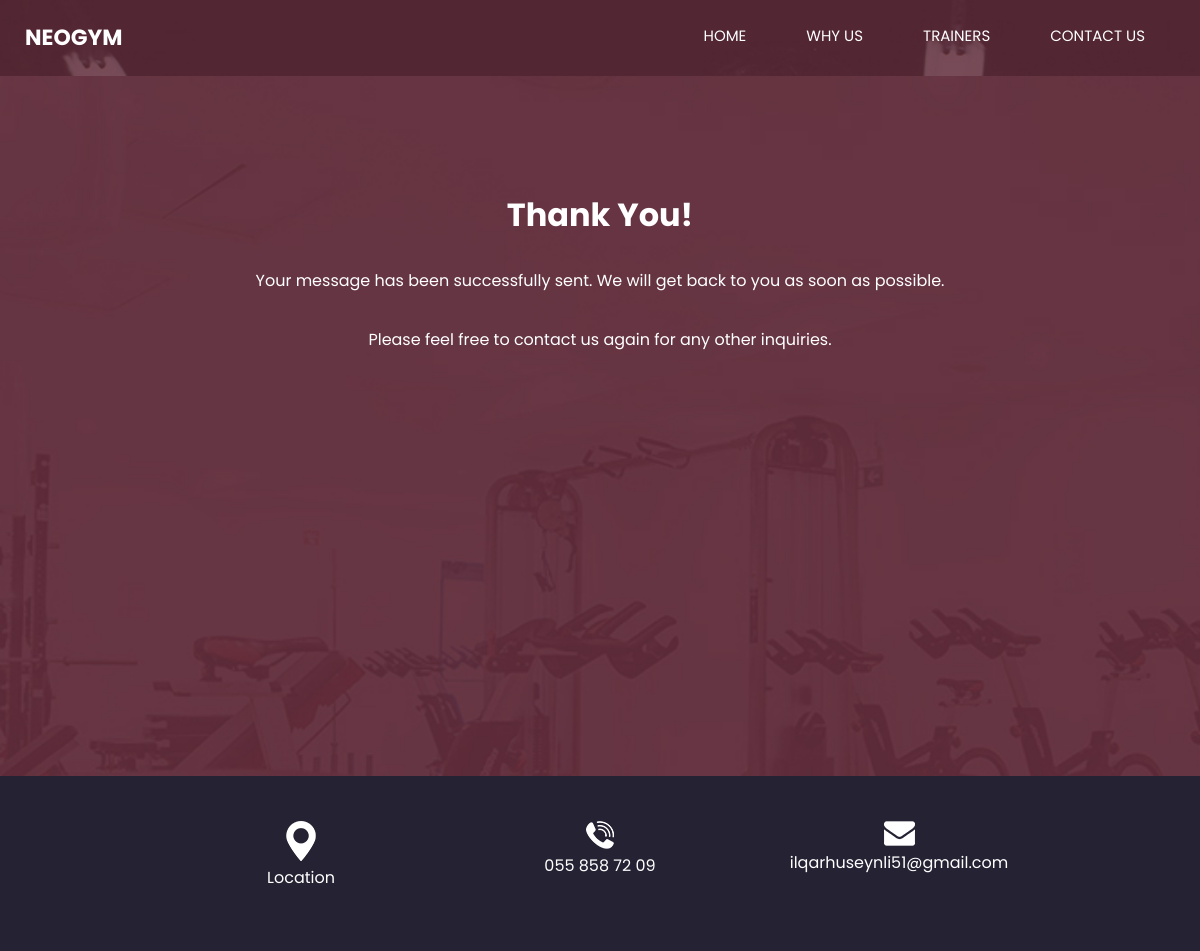
/success/, run on the app's committed database.
### myapp/models.py (models this page shows)
class Info_Section(models.Model):
    item_name = models.CharField(max_length=50)
    item_url = models.URLField(blank=True, null=True)
    copy_info = models.CharField(max_length=50, blank=True, null=True)
    item_icon = models.ImageField(upload_to='images/',blank=True)
    created_at = models.DateTimeField(auto_now=True, null=True)
    updated_at = models.DateTimeField(auto_now=True, null=True)

### myapp/views.py (the view)
# urls.py: path('success/', views.success_view, name='success'),
def success_view(request):
    info_section = Info_Section.objects.all()
    return render(request, 'success.html', {
        'info_section': info_section
    })

### templates/success.html (shortened to what this page needs)
{% extends "base.html" %}
{% load static %}
{% block content %}
  <section class="heathy_section layout_padding">
    <div class="container">
      <div class="row">
        <div class="col-md-12 mx-auto">
          <div class="detail-box">
            <h2>
              Thank You!
            </h2>
            <p>
              Your message has been successfully sent. We will get back to you as soon as possible.
            </p>
              <p> Please feel free to contact us again for any other inquiries. </p>
            </div>
          </div>
        </div>
      </div>
    <div><br><br><br><br><br><br><br><br><br><br><br><br>
    </div>
  </section>
{% endblock %}

### templates/base.html (shortened to what this page needs)
{% load static %}
<!DOCTYPE html>
<html>
<head>
  <link rel="stylesheet" type="text/css" href="https://cdnjs.cloudflare.com/ajax/libs/OwlCarousel2/2.3.4/assets/owl.carousel.min.css" />
  <link rel="stylesheet" type="text/css" href="{% static 'css/bootstrap.css' %}" />
  <link rel="stylesheet" type="text/css" href="{% static 'css/style.css' %}" />
  <link rel="stylesheet" type="text/css" href="{% static 'css/responsive.css' %}" />
</head>
<body class="{% if request.path != '/' %}sub_page{% endif %}">
  <div class="hero_area">
    <header class="header_section">
      <div class="container-fluid">
        <nav class="navbar navbar-expand-lg custom_nav-container ">
          <a class="navbar-brand" href="{% url 'index' %}">
            <span>
              Neogym
            </span>
          </a>
          <div class="collapse navbar-collapse" id="navbarSupportedContent">
            <div class="d-flex ml-auto flex-column flex-lg-row align-items-center">
              <ul class="navbar-nav  ">
                <li class="nav-item {% if request.path == '/' %} active {% endif %}">
                  <a class="nav-link" href="{% url 'index' %}">Home <span class="sr-only">(current)</span></a>
                </li>
                <li class="nav-item {% if request.path == '/why_us/' %} active {% endif %}">
                  <a class="nav-link" href="{% url 'why_us' %}"> Why us </a>
                </li>
                <li class="nav-item {% if request.path == '/trainer/' %} active {% endif %}">
                  <a class="nav-link" href="{% url 'trainer' %}"> trainers</a>
                </li>
                <li class="nav-item {% if request.path == '/contact/' %} active {% endif %}">
                  <a class="nav-link" href="{% url 'contact' %}"> Contact Us</a>
                </li>
              </ul>
            </div>
          </div>
        </nav>
      </div>
    </header>
  </div>
{% block content %}{% endblock %}
<section class="info_section layout_padding2">
    <div class="container">
        <div class="info_items">
            {% for info in info_section %}
                {% if not info.item_url or info.item_url == "None" %}
                    <a href="#" onclick="copyToClipboard('{{ info.copy_info }}'); return false;">
                {% else %}
                    <a href="{{ info.item_url }}" target="_blank">
                {% endif %}
                        <div class="item">
                            <div class="">
                                <img src="{{ info.item_icon.url }}" alt="">
                            </div>
                            <div class="detail-box">
                                <p>{{ info.item_name }}</p>
                            </div>
                        </div>
                    </a>
            {% endfor %}
        </div>
    </div>
</section>
</body>
</html>

### static/css/style.css (style rules this page uses)
body { font-family: 'Poppins', sans-serif; color: #000000; background-color: #ffffff; }
.layout_padding { padding-top: 120px; padding-bottom: 120px; }
.layout_padding2 { padding-top: 45px; padding-bottom: 45px; }
.hero_area { height: 100vh; display: -webkit-box; display: -ms-flexbox; display: flex; -webkit-box-orient: vertical; -webkit-box-direction: normal; -ms-flex-direction: column; flex-direction: column; background-image: url(../images/hero-bg.jpg); background-size: cover; background-attachment: fixed; }
.sub_page .hero_area { height: auto; }
.header_section .container-fluid { padding-right: 25px; padding-left: 25px; }
.custom_nav-container.navbar-expand-lg .navbar-nav .nav-item .nav-link { margin: 10px 30px; padding: 0; padding-bottom: 3px; color: #ffffff; text-align: center; position: relative; text-transform: uppercase; font-size: 15px; }
.custom_nav-container.navbar-expand-lg .navbar-nav .nav-item .nav-link::after { display: none; content: ""; position: absolute; left: 0; bottom: 0; width: 100%; height: 3px; border-radius: 5px; background-color: #ffffff; }
a, a:hover, a:focus { text-decoration: none; }
.navbar-brand { display: -webkit-box; display: -ms-flexbox; display: flex; -webkit-box-align: center; -ms-flex-align: center; align-items: center; position: relative; }
.navbar-brand span { font-size: 22px; text-transform: uppercase; font-weight: bold; color: #ffffff; position: relative; z-index: 3; }
.custom_nav-container { z-index: 99999; padding: 15px 0; }
.heathy_section { background-image: url(../images/healthy-bg.jpg); background-size: cover; background-attachment: fixed; color: #ffffff; text-align: center; }
.heathy_section h2 { font-weight: bold; }
.heathy_section p { margin-top: 35px; }
.info_section { background-color: #252233; }
.info_items { width: 70%; margin: 0 auto; display: -webkit-box; display: -ms-flexbox; display: flex; -webkit-box-pack: justify; -ms-flex-pack: justify; justify-content: space-between; }
.info_items .item { width: 200px; display: -webkit-box; display: -ms-flexbox; display: flex; -webkit-box-orient: vertical; -webkit-box-direction: normal; -ms-flex-direction: column; flex-direction: column; -webkit-box-align: center; -ms-flex-align: center; align-items: center; text-align: center; }
.info_items .item .detail-box { margin-top: 5px; color: #fff; }
.info_items { position: relative; }
.info_items a { position: relative; }

### static/css/responsive.css (style rules this page uses)
@media (min-width: 1200px) { .container { max-width: 1170px; } }

### data on the page
Info_Section: item_icon (picture), item_name "Location"
Info_Section: item_icon (picture), item_name "055 858 72 09"
Info_Section: item_icon (picture), item_name "ilqarhuseynli51@gmail.com"
